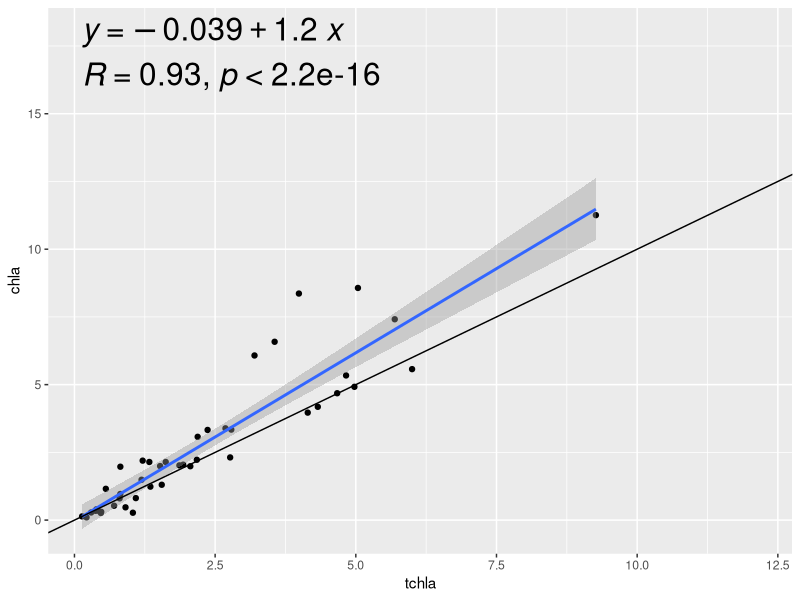

The R script that drew this image: (Note: this script raises an error after producing the figure.)
## ---- chunk 1
library(tidyverse)
library(here)
## ---- chunk 2
hplc <- read_csv(here("files", "hplc_2018_2020.csv"))

chl <- read_csv(here("files", "chl_2018_2020.csv"))
## ---- chunk 3

chl_join <- chl %>% 
  filter(line_out_depth == 5 & filter_type == "Bulk GF/F") %>% 
  select(date, site_id, chla, chla_flag) %>% 
  filter(chla_flag == "AV" | chla_flag == "SVC" | is.na(chla_flag)) %>% 
  filter(!is.na(chla))

hplc_join <- hplc %>% 
  filter(line_out_depth == 5 & !is.na(all_chl_a)) %>% 
  select(date, site_id, tchla = all_chl_a)

hplc_join <- hplc_join %>% 
  left_join(chl_join)

hplc_join %>% 
  ggplot(aes(x = tchla, y = chla)) + 
  geom_point() +
  geom_smooth(method = "lm") +
  geom_abline(slope = 1, intercept = 0) +
  ggpubr::stat_cor(label.y = 18, vjust = 2, size = 8) +
  ggpubr::stat_regline_equation(label.y = 18, size = 8)

chl_lm = lm(chla ~ tchla, data = hplc_join) 
summary(chl_lm) 

## ---- chunk 4
#Separating the 2018 chlorophyll data where there is no HPLC
chl_cali <- chl_join %>%
  filter(date < "2019-01-01")

#Applying the correction to the 2018 chl data based on the relationship between chl and HPLC TChla for 2019 and 2020. This relationship is plotted below.
chl_cali <- chl_cali %>% 
  mutate(tchla = (chla + 0.04)/1.2)

chl_merge <- chl_cali %>% 
  select(date, site_id, tchla)

hplc_merge <- hplc %>% 
  filter(line_out_depth == 5 & !is.na(all_chl_a)) %>% 
  select(date, site_id, tchla = all_chl_a)

tchla_merge <- rbind(hplc_merge, chl_merge)

tchla_export <- tchla_merge %>% 
    mutate(location = case_when(site_id == "DFO2" ~ "F",
                              site_id == "KC10" ~ "C",
                              site_id == "QCS01" ~ "S",
                              TRUE ~ as.character(site_id)))
## ---- chunk 5
#Write output to csv.
write_csv(tchla_export, here("outputs", "tchla_calibration_2022-11-15.csv"))
